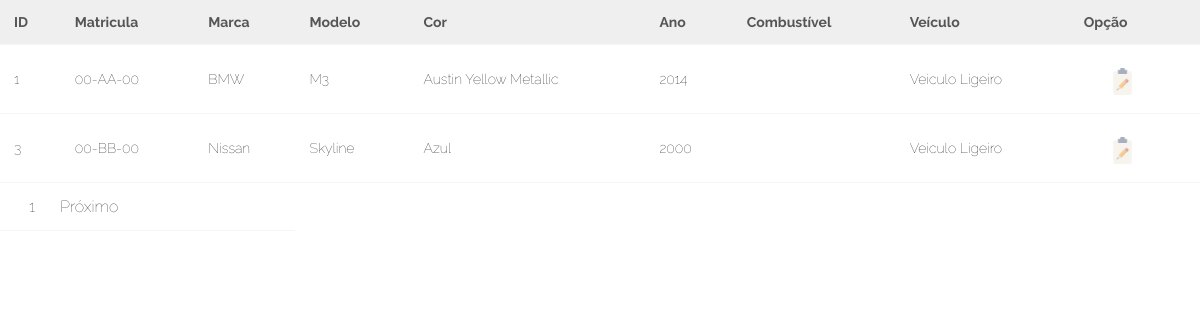
Page /admin/vehicle_list.php on the committed database.
### tables this page shows
CREATE TABLE `veiculos` (
  `codVei` int(11) NOT NULL auto_increment,
  `Matricula` varchar(50) default NULL,
  `Marca` varchar(50) default NULL,
  `Modelo` varchar(50) default NULL,
  `cor` varchar(50) default NULL,
  `Ano` int(11) default NULL,
  `CodTipoC` int(11) default NULL,
  `CodTipoV` int(11) default NULL,
  PRIMARY KEY  (`codVei`),
  KEY `CodTipoC` (`CodTipoC`),
  KEY `CodTipoV` (`CodTipoV`),
  CONSTRAINT `veiculos_ibfk_1` FOREIGN KEY (`CodTipoC`) REFERENCES `tipocom` (`CodTipoC`),
  CONSTRAINT `veiculos_ibfk_2` FOREIGN KEY (`CodTipoV`) REFERENCES `tipovei` (`CodTipoV`)
);

CREATE TABLE `tipovei` (
  `CodTipoV` int(11) NOT NULL auto_increment,
  `nome` varchar(50) default NULL,
  PRIMARY KEY  (`CodTipoV`)
);

### WEB/admin/vehicle_list.php (the view, shortened to what this page needs)
<!DOCTYPE html>
<?php
$con=mysqli_connect("localhost","root","") or die(mysqli_error());
mysqli_select_db($con,"frotas") or die(mysqli_error($con));
?>
<html>
  <head>
	<link rel="stylesheet" href="style.css" type="text/css" />
  </head>
<body>
<?php
	$start=0;
	$limit=7;
	$page=0;
 	$sql=mysqli_query($con, "select * from veiculos, tipocom, tipovei where veiculos.CodTipoC=tipocom.CodTipoC and veiculos.CodTipoV=tipovei.CodTipoV ORDER BY codVei ASC LIMIT $start, $limit") or die(mysqli_error($con));
?>
<table align='center' class='table-fill'>
	<?php
	echo "<tr>";
                echo "<th>ID</th>";
                echo "<th>Matricula</th>";
                echo "<th>Marca</th>";
				echo "<th>Modelo</th>";
				echo "<th>Cor</th>";
				echo "<th>Ano</th>";
				echo "<th>Combustível</th>";
				echo "<th>Veículo</th>";
				echo "<th>Opção</th>";
            echo "</tr>";
	?>
	<?php
		while($row=mysqli_fetch_assoc($sql))
		{
	?>
	<?php
	  echo "<tr>";
                echo "<td>" . $row['codVei'] . "</td>";
                echo "<td>" . $row['Matricula'] . "</td>";
                echo "<td>" . $row['Marca'] . "</td>";
                echo "<td>" . $row['Modelo'] . "</td>";
				echo "<td>" . $row['cor'] . "</td>";
				echo "<td>" . $row['Ano'] . "</td>";
				echo "<td>" . $row['nomec'] . "</td>";
				echo "<td>" . $row['nome'] . "</td>";
				echo "<td>" . "<a href='edit.php?id=".$row['codVei']."' target='_blank'><img src='logos/edit.png' title='Editar Veículo' class='imgg' /></a>" . "</td>";
            echo "</tr>";
	?>
	<?php
		}
	?>
	<tr>
		<td colspan='3'>
	<?php
	$rows=mysqli_num_rows(mysqli_query($con, "select * from veiculos"));
	$total=ceil($rows/$limit);
	for($i=1;$i<=$total;$i++)
	{
		echo "<a class='paging' href='?page=".$i."'>".$i."</a>";
	}
	if($page!=$total)
	{
		echo "<a class='paging' href='?page=".($page+1)."' class=paging''>Próximo</a>";
	}
	?>
	</td>
	</tr>
</table>
</body>
</html>

### WEB/admin/style.css (style rules this page uses)
* { margin:0; padding:0; }
table { font-family: Verdana, Geneva, sans-serif; width: 100%; border-collapse: collapse; }
th, td { text-align: left; font-size: 14px; font-family: "Raleway"; border-bottom: solid #f9f5f5 1px; padding: 14px; }
td { text-align: left; }
img { width: 70px; height: 70px; margin-top: 9px; }
.imgg { width: 27px; height: 27px; margin-left: 10px; opacity: 0.5; }
tr:nth-child(even) { background-color: white }
th { background-color: #efefef; color: #555; ; }
body { display: flex; min-height: 100vh; flex-direction: column; }

### WEB/admin/vehicle_list.php (style rules this page uses)
body, html { height: 100%; margin: 0; font-family: helvetica; font-weight: 100; }
td a { font-size:16px; color:#1f1f1f; margin-left:5px; padding:5px 10px; text-decoration:none; border-radius: 10px; }

### rows in the picture
veiculos: codVei "1", Matricula "00-AA-00", Marca "BMW", Modelo "M3", cor "Austin Yellow Metallic", Ano "2014", CodTipoV.nome "Veiculo Ligeiro"
veiculos: codVei "3", Matricula "00-BB-00", Marca "Nissan", Modelo "Skyline", cor "Azul", Ano "2000", CodTipoV.nome "Veiculo Ligeiro"
